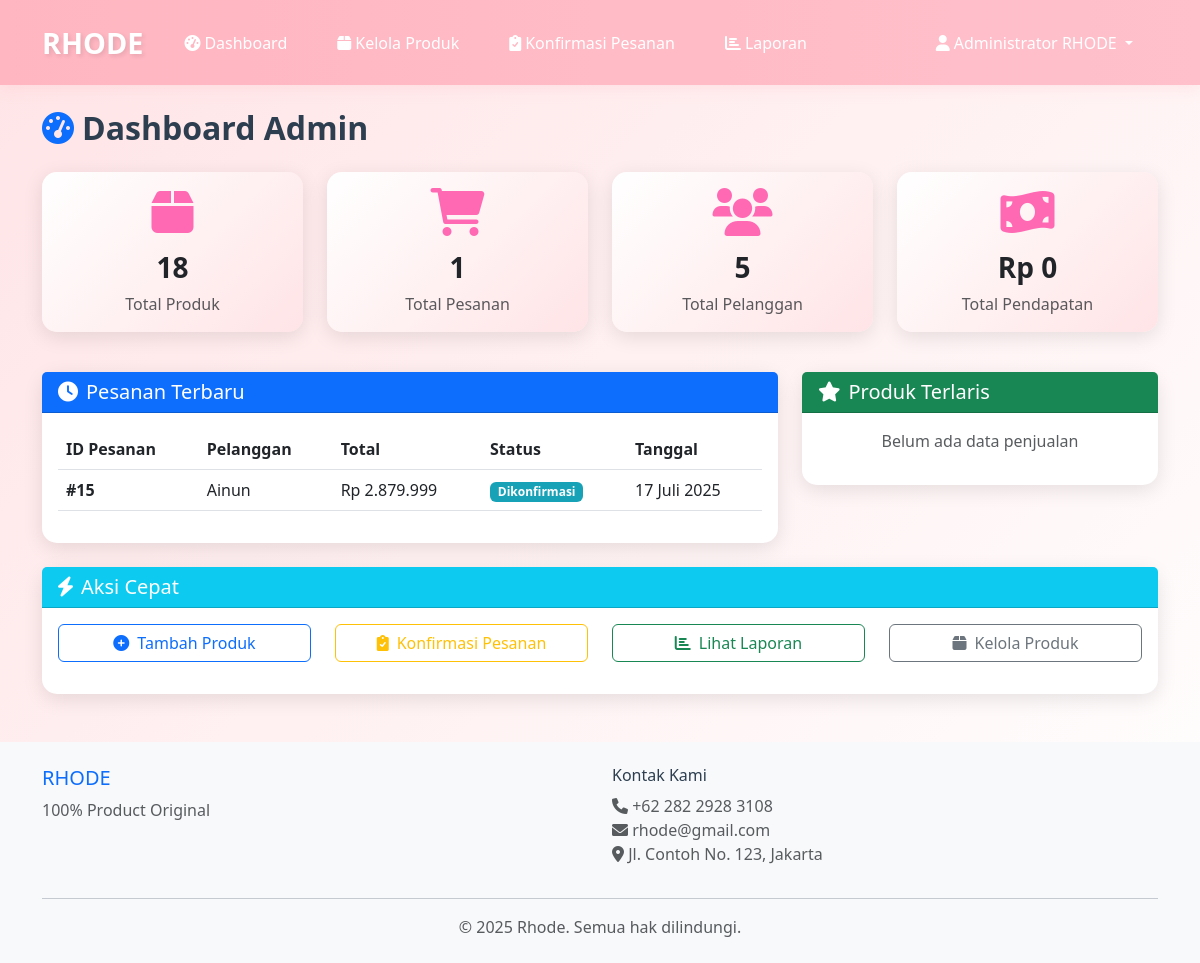
Screenshot of /admin/dashboard.php (signed in) with the database file from the repository.
### tables this page shows
CREATE TABLE `pesanan` (
  `id_pesanan` int(11) NOT NULL,
  `id_customer` int(11) DEFAULT NULL,
  `tanggal_pesan` timestamp NOT NULL DEFAULT current_timestamp(),
  `total_harga` decimal(10,2) NOT NULL,
  `status_pesanan` enum('menunggu','dikonfirmasi','diproses','selesai','dibatalkan') DEFAULT 'menunggu',
  `catatan` text DEFAULT NULL
);

CREATE TABLE `customer` (
  `id_customer` int(11) NOT NULL,
  `nama_lengkap` varchar(100) NOT NULL,
  `email` varchar(100) NOT NULL,
  `no_telepon` varchar(15) NOT NULL,
  `alamat` text NOT NULL,
  `username` varchar(50) NOT NULL,
  `password` varchar(255) NOT NULL,
  `created_at` timestamp NOT NULL DEFAULT current_timestamp()
);

### config/database.php (called while the page is built, shortened)
<?php
function format_rupiah($angka) {
    return "Rp " . number_format($angka, 0, ',', '.');
}
function format_tanggal($tanggal) {
    $bulan = array(
        1 => 'Januari', 'Februari', 'Maret', 'April', 'Mei', 'Juni',
        'Juli', 'Agustus', 'September', 'Oktober', 'November', 'Desember'
    );
    $date = new DateTime($tanggal);
    $hari = $date->format('j');
    $bulan_num = $date->format('n');
    $tahun = $date->format('Y');
    return $hari . ' ' . $bulan[$bulan_num] . ' ' . $tahun;
}
?>

### admin/dashboard.php (the view, shortened to what this page needs)
<?php
require_once '../config/database.php';
require_once '../includes/functions.php';
$stats = [];
$stmt = $pdo->query("SELECT COUNT(*) as total FROM produk WHERE status = 'aktif'");
$stats['total_produk'] = $stmt->fetch()['total'];
$stmt = $pdo->query("SELECT COUNT(*) as total FROM pesanan");
$stats['total_pesanan'] = $stmt->fetch()['total'];
$stmt = $pdo->query("SELECT COUNT(*) as total FROM customer");
$stats['total_customer'] = $stmt->fetch()['total'];
$stmt = $pdo->query("SELECT SUM(total_harga) as total FROM pesanan WHERE status_pesanan = 'selesai'");
$stats['total_pendapatan'] = $stmt->fetch()['total'] ?? 0;
$stmt = $pdo->query("SELECT COUNT(*) as total FROM pesanan WHERE status_pesanan = 'menunggu'");
$stats['pesanan_pending'] = $stmt->fetch()['total'];
$stmt = $pdo->prepare("
    SELECT p.*, c.nama_lengkap
    FROM pesanan p
    JOIN customer c ON p.id_customer = c.id_customer
    ORDER BY p.tanggal_pesan DESC
    LIMIT 10
");
$stmt->execute();
$recent_orders = $stmt->fetchAll();
$stmt = $pdo->prepare("
    SELECT pr.nama_produk, SUM(dp.jumlah) as total_terjual, SUM(dp.subtotal) as total_pendapatan
    FROM detail_pesanan dp
    JOIN produk pr ON dp.id_produk = pr.id_produk
    JOIN pesanan p ON dp.id_pesanan = p.id_pesanan
    WHERE p.status_pesanan = 'selesai'
    GROUP BY dp.id_produk
    ORDER BY total_terjual DESC
    LIMIT 5
");
$stmt->execute();
$top_products = $stmt->fetchAll();
include '../includes/header.php';
include '../includes/navbar-admin.php';
?>
<div class="container my-4">
    <div class="row">
        <div class="col-12">
            <h2 class="fw-bold mb-4">
                <i class="fas fa-tachometer-alt me-2 text-primary"></i>Dashboard Admin
            </h2>
        </div>
    </div>
    <div class="row mb-4">
        <div class="col-xl-3 col-md-6 mb-3">
            <div class="card dashboard-card h-100">
                <div class="card-body text-center">
                    <i class="fas fa-box dashboard-icon"></i>
                    <h3 class="fw-bold"><?php echo $stats['total_produk']; ?></h3>
                    <p class="text-muted mb-0">Total Produk</p>
                </div>
            </div>
        </div>
        <div class="col-xl-3 col-md-6 mb-3">
            <div class="card dashboard-card h-100">
                <div class="card-body text-center">
                    <i class="fas fa-shopping-cart dashboard-icon"></i>
                    <h3 class="fw-bold"><?php echo $stats['total_pesanan']; ?></h3>
                    <p class="text-muted mb-0">Total Pesanan</p>
                </div>
            </div>
        </div>
        <div class="col-xl-3 col-md-6 mb-3">
            <div class="card dashboard-card h-100">
                <div class="card-body text-center">
                    <i class="fas fa-users dashboard-icon"></i>
                    <h3 class="fw-bold"><?php echo $stats['total_customer']; ?></h3>
                    <p class="text-muted mb-0">Total Pelanggan</p>
                </div>
            </div>
        </div>
        <div class="col-xl-3 col-md-6 mb-3">
            <div class="card dashboard-card h-100">
                <div class="card-body text-center">
                    <i class="fas fa-money-bill-wave dashboard-icon"></i>
                    <h3 class="fw-bold"><?php echo format_rupiah($stats['total_pendapatan']); ?></h3>
                    <p class="text-muted mb-0">Total Pendapatan</p>
                </div>
            </div>
        </div>
    </div>
    <div class="row">
        <div class="col-lg-8 mb-4">
            <div class="card card-custom">
                <div class="card-header bg-primary text-white">
                    <h5 class="mb-0">
                        <i class="fas fa-clock me-2"></i>Pesanan Terbaru
                    </h5>
                </div>
                <div class="card-body">
                    <?php if (empty($recent_orders)): ?>
                    <p class="text-muted text-center">Belum ada pesanan</p>
                    <?php else: ?>
                    <div class="table-responsive">
                        <table class="table table-hover">
                            <thead>
                                <tr>
                                    <th>ID Pesanan</th>
                                    <th>Pelanggan</th>
                                    <th>Total</th>
                                    <th>Status</th>
                                    <th>Tanggal</th>
                                </tr>
                            </thead>
                            <tbody>
                                <?php foreach ($recent_orders as $order): ?>
                                <tr>
                                    <td><strong>#<?php echo $order['id_pesanan']; ?></strong></td>
                                    <td><?php echo htmlspecialchars($order['nama_lengkap']); ?></td>
                                    <td><?php echo format_rupiah($order['total_harga']); ?></td>
                                    <td>
                                        <span class="badge status-<?php echo $order['status_pesanan']; ?>">
                                            <?php echo ucfirst($order['status_pesanan']); ?>
                                        </span>
                                    </td>
                                    <td><?php echo format_tanggal($order['tanggal_pesan']); ?></td>
                                </tr>
                                <?php endforeach; ?>
                            </tbody>
                        </table>
                    </div>
                    <?php endif; ?>
                </div>
            </div>
        </div>
        <div class="col-lg-4 mb-4">
            <div class="card card-custom">
                <div class="card-header bg-success text-white">
                    <h5 class="mb-0">
                        <i class="fas fa-star me-2"></i>Produk Terlaris
                    </h5>
                </div>
                <div class="card-body">
                    <?php if (empty($top_products)): ?>
                    <p class="text-muted text-center">Belum ada data penjualan</p>
                    <?php endif; ?>
                </div>
            </div>
        </div>
    </div>
    <div class="row">
        <div class="col-12">
            <div class="card card-custom">
                <div class="card-header bg-info text-white">
                    <h5 class="mb-0">
                        <i class="fas fa-bolt me-2"></i>Aksi Cepat
                    </h5>
                </div>
                <div class="card-body">
                    <div class="row">
                        <div class="col-md-3 mb-3">
                            <a href="kelola-produk.php?action=add" class="btn btn-outline-primary w-100">
                                <i class="fas fa-plus-circle me-2"></i>Tambah Produk
                            </a>
                        </div>
                        <div class="col-md-3 mb-3">
                            <a href="konfirmasi-pesanan.php" class="btn btn-outline-warning w-100">
                                <i class="fas fa-clipboard-check me-2"></i>Konfirmasi Pesanan
                            </a>
                        </div>
                        <div class="col-md-3 mb-3">
                            <a href="laporan.php" class="btn btn-outline-success w-100">
                                <i class="fas fa-chart-bar me-2"></i>Lihat Laporan
                            </a>
                        </div>
                        <div class="col-md-3 mb-3">
                            <a href="kelola-produk.php" class="btn btn-outline-secondary w-100">
                                <i class="fas fa-box me-2"></i>Kelola Produk
                            </a>
                        </div>
                    </div>
                </div>
            </div>
        </div>
    </div>
</div>
<?php include '../includes/footer.php'; ?>

### assets/css/style.css (style rules this page uses)
:root { --primary-pink: #FFB6C1; --secondary-pink: #FFC0CB; --light-pink: #FFE4E6; --white: #FFFFFF; --dark-pink: #FF69B4; --text-dark: #2C3E50; --gray-light: #F8F9FA; }
* { margin: 0; padding: 0; box-sizing: border-box; }
body { font-family: 'Segoe UI', Tahoma, Geneva, Verdana, sans-serif; background: linear-gradient(135deg, var(--light-pink) 0%, var(--white) 100%); min-height: 100vh; color: var(--text-dark); }
.card-custom { border: none; border-radius: 15px; box-shadow: 0 5px 20px rgba(0, 0, 0, 0.1); transition: all 0.3s ease; background: var(--white); }
.dashboard-card { border: none; border-radius: 15px; background: linear-gradient(135deg, var(--white) 0%, var(--light-pink) 100%); box-shadow: 0 5px 20px rgba(0, 0, 0, 0.1); transition: all 0.3s ease; }
.dashboard-icon { font-size: 3rem; color: var(--dark-pink); margin-bottom: 15px; }
.status-dikonfirmasi { background-color: #17a2b8; color: white; }

### rows the page displays
pesanan: id_pesanan "15", id_customer.nama_lengkap "Ainun", total_harga "Rp 2.879.999", status_pesanan "Dikonfirmasi", tanggal_pesan "17 Juli 2025"

### other values shown
$_SESSION['admin_nama'] "Administrator RHODE"
$stats['total_produk'] "18"
$stats['total_pesanan'] "1"
$stats['total_customer'] "5"
format_rupiah($stats['total_pendapatan']) "Rp 0"
